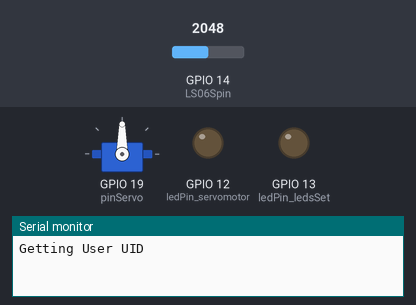
A sketch run on a simulated ESP32. On the bench: servo, output pins drawn as LEDs (lit = HIGH), the last lines printed to the serial monitor. The test bench sets the inputs (shaded band); at power-on: GPIO 14 (LS06Spin) = 2048. The Firebase database answers and starts empty.

Above: at 0.1 s.
At 2.35 s:
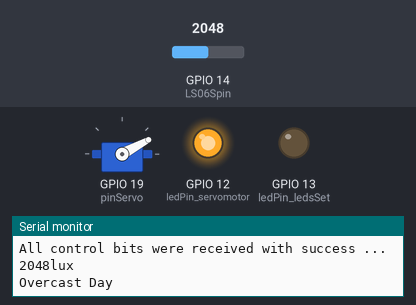
At 4.45 s:
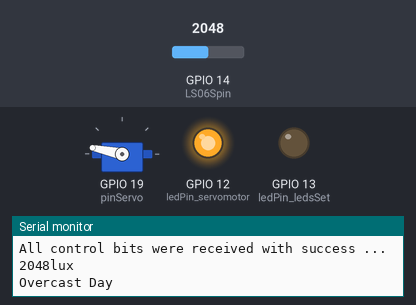
At 9.3 s:
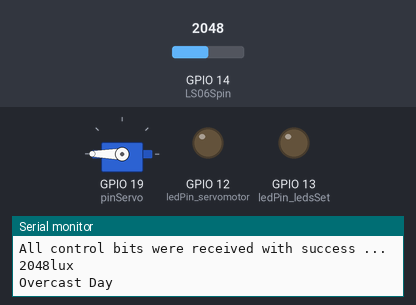
Timing chart, 0 to 10.8 s (numbered marks = the images above):
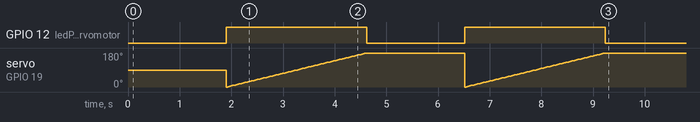

The sketch:

first_esp32.ino
```cpp
#include <Arduino.h>
#include <time.h>
// Firebase
#include <WiFi.h>
#include <Firebase_ESP_Client.h>

//Define Firebase Data object
FirebaseData fbdo;

FirebaseAuth auth;
FirebaseConfig config;

FirebaseJson json;

//Provide the token generation process info.
#include "addons/TokenHelper.h"
//Provide the RTDB payload printing info and other helper functions.
#include "addons/RTDBHelper.h"

// Insert your network credentials
#define WIFI_SSID "Vodafone-E346D8"                            // "MEO-CFA840"
#define WIFI_PASSWORD "fA9dxnpg3f2mdA8z"                       // "cc3c2f82a9"

// Insert Firebase project API Key
#define API_KEY "AIzaSyAezyy-fegJ-YCqFSXooVQwXSUMzU21-vQ"

// Insert RTDB URLefine the RTDB URL */
#define DATABASE_URL "https://dam20222023-d7271-default-rtdb.europe-west1.firebasedatabase.app/"


unsigned long sendDataPrevMillis = 0;
unsigned long timerDelay = 180000;


//

// Servomotor
#include <Servo.h>
Servo myservo;
int pinServo = 19;

int ledPin_servomotor = 12;
int ledPin_ledsSet = 13;

int LS06Spin = 14;
int value = 0;
int levelLux = 0;

//////////////////////////////////////////////////////

int freq = 500;    //2500
int pinBuzzer = 25;

////////////////////////////////////////////////////////////////////////

//int get_


////////////////////////////////////////////////////////////////////////


int * delimiter_values_first_system(){

  int buzzer_freq = 0;
  int thresh_lower_lux = 0;
  int thresh_upper_lux = 0;

  static int limits_first[3];

  if (Firebase.RTDB.getInt(&fbdo, "/rulesChicken/buzzer_freq")) {   // change and complete
      if (fbdo.dataType() == "int") {
        buzzer_freq = fbdo.intData();
        limits_first[0] = buzzer_freq;

      }
  }

  if (Firebase.RTDB.getInt(&fbdo, "/rulesChicken/rluminositymin")) {   // change and complete
      if (fbdo.dataType() == "int") {
        thresh_lower_lux = fbdo.intData();
        limits_first[1] = thresh_lower_lux;

      }
  }

  if (Firebase.RTDB.getInt(&fbdo, "/rulesChicken/rluminositymax")) {   // change and complete
      if (fbdo.dataType() == "int") {
        thresh_upper_lux = fbdo.intData();
        limits_first[2] = thresh_upper_lux;

      }
  }

  return limits_first;

}

////////////////////////////////////////////////////////////////////////


int * read_all_states(){
 // Read from firebase all the states from the sensors/actuators within third subsystem

    int lux_activ = 0;
    int door_servo_activ = 0;
    int buzzer_activ = 0;

    bool got_lux = false;
    bool got_servo = false;
    bool got_buzzer = false;

    static int control_data_first[3];

    if (Firebase.RTDB.getInt(&fbdo, "/spaFirebase/lux")) {
      if (fbdo.dataType() == "int") {
        lux_activ = fbdo.intData();
        Serial.println(lux_activ);
        control_data_first[0] = lux_activ;
        got_lux = true;
      }
    }
    else {
      Serial.println(fbdo.errorReason());
    }

    if (Firebase.RTDB.getInt(&fbdo, "/spaFirebase/door_servo")) {
      if (fbdo.dataType() == "int") {
        door_servo_activ = fbdo.intData();
        Serial.println(door_servo_activ);
        control_data_first[1] = door_servo_activ;
        got_servo = true;
      }
    }
    else {
      Serial.println(fbdo.errorReason());
    }

    if (Firebase.RTDB.getInt(&fbdo, "/spaFirebase/buzzer")) {    // cut  off this one
      if (fbdo.dataType() == "int") {
        buzzer_activ = fbdo.intData();
        Serial.println(buzzer_activ);
        control_data_first[2] = buzzer_activ;
        got_buzzer = true;
      }
    }
    else {
      Serial.println(fbdo.errorReason());
    }

    if(got_buzzer && got_lux && got_servo){
        Serial.println("All control bits were received with success ...");
    }else{
        Serial.println("Error receiving control bits. Trying again ...");
        control_data_first[0] = -100;
        control_data_first[1] = -100;
        control_data_first[2] = -100;
    }


 // return array with those states
 return control_data_first;
}


////////////////////////////////////////////////////////////////////////

void buzzer_on(boolean stateBuzzer, int pinBuzzer, int freq){
  if(stateBuzzer){
    Serial.println("Buzzer on");
    ledcSetup(1, freq, 8);
    ledcAttachPin(pinBuzzer, 1);
    ledcWrite(1, 100);
  }else{
    Serial.println("Buzzer off");
    ledcWrite(1, 0);
  }
}

void control_buzzer(int pinBuzzer, int freq){
   buzzer_on(true, pinBuzzer, freq);
//   Firebase.setString(fbdo, "/ESP32_APP/BUZZER", "ON");

   json.set("/ESPChicken/actuators/buzzer", "ON");

   delay(5000);
   buzzer_on(false, pinBuzzer, freq);
//   Firebase.setString(fbdo, "/ESP32_APP/BUZZER", "OFF");

   json.set("/ESPChicken/actuators/buzzer", "OFF");

}

//////////////////////////////////////////////////////

void initialize(){
  myservo.attach(pinServo);  // attaches the servo on pin 13 to the servo object

  pinMode (ledPin_servomotor, OUTPUT);
  pinMode (ledPin_ledsSet, OUTPUT);
}

void firebase_init(){
  config.api_key = API_KEY;

  // Assign the RTDB URL (required)
  config.database_url = DATABASE_URL;

  Firebase.reconnectWiFi(true);
  fbdo.setResponseSize(4096);

  // Assign the callback function for the long running token generation task */
  config.token_status_callback = tokenStatusCallback; //see addons/TokenHelper.h

  // Assign the maximum retry of token generation
  config.max_token_generation_retry = 5;

  // Initialize the library with the Firebase authen and config
  Firebase.begin(&config, &auth);

  // Getting the user UID might take a few seconds
  Serial.println("Getting User UID");
  while ((auth.token.uid) == "") {
    Serial.print('.');
    delay(1000);
  }
}

void setup() {
  // put your setup code here, to run once:

  Serial.begin(115200);
  initialize();
  firebase_init();
}

int readLS06S(){
  value = analogRead(LS06Spin);    //21
  //Serial.println("Luminosidade: ");
  Serial.print(value);
  Serial.print("lux");
  Serial.println("\n");
  //bar.setLevel(value);
  delay(1000);

  //checkLuminosity(value);

  int ind_lux = 0;

  if(value >= 0.0001 && value < 0.0011){
    Serial.println("Overcast Night");
    ind_lux = 1;
  }else if(value >= 0.0011 && value < 0.0108){
    Serial.println("Starlight");
    ind_lux = 2;
  }else if(value >= 0.0108 && value < 0.108){
    Serial.println("Quarter Moon");
    ind_lux = 3;
  }else if(value >= 0.108 && value < 1.08){
    Serial.println("Full Moon");
    ind_lux = 4;
  }else if(value >= 1.08 && value < 10.8){    //
    Serial.println("Deep Twilight");
    ind_lux = 5;
  }else if(value >= 10.8 && value < 107){
    Serial.println("Twilight");
    ind_lux = 6;
  }else if(value >= 107 && value < 1075){
    Serial.println("Very Dark Day");
    ind_lux = 7;
  }else if(value >= 1075 && value < 10752){    //
    Serial.println("\nOvercast Day");
    ind_lux = 8;
  }else if(value >= 10752 && value < 107527){
    Serial.println("\nFull Daylight");
    ind_lux = 9;
  }else if(value >= 107527){
    Serial.println("\nSunlight");
    ind_lux = 10;
  }else{     // lux_value < 0.0001
    Serial.println("Error reading lux sensor !!!");
  }

  return ind_lux;
}

void control_servomotor(){

  for (int pos = 0; pos <= 180; pos += 1) { // goes from 0 degrees to 180 degrees
    // in steps of 1 degree
    myservo.write(pos);              // tell servo to go to position in variable 'pos'
    delay(15);                       // waits 15ms for the servo to reach the position
  }
}

//int getIntFromChr(char* charsToInt){
//  int int_value = 0;
//
//  for( size_t i = 0; i < sizeof(charsToInt); i++){
//    int_value += (charsToInt[i])*(10^(sizeof(charsToInt)-(i+1)));
//  }
//
//  return int_value;
//}
//
//float getFloatFromChr(char* charToFloat){
//  float float_value = 0;
//  int part_int = 0;
//  int part_dec = 0;
//
//  bool dot = false;
//  bool decim = false;
//
//  int n_dig_bef_dot = 0;
//  int n_dig_after_dot = 0;
//
//  int count_bef = 0;
//  int count_after = 0;
//
//  for( size_t i = 0; i < sizeof(charToFloat); i++){
//    if(charToFloat[i] == '.'){
//      dot = true;
//      decim = true;
//    }else{
//      if(decim == false){
//        count_bef += 1;
//      }else{
//        count_after += 1;
//      }
//    }
//  }
//
//  dot = false;
//  decim = false;
//
//
//  for( size_t i = 0; i < sizeof(charToFloat); i++){
//    if(charToFloat[i] == '.'){
//      dot = true;
//      decim = true;
//    }else{
//      if(decim == false){
//        part_int += (charToFloat[i])*(10^(n_dig_bef_dot-(count_bef+1)));
//        count_bef += 1;
//      }else{
////        part_float += int(value[i])*(10^(n_dig_after_dot-(count_after+1)));
////        count_after += 1;
//        Serial.println("Just analysing integer part");
//
//      }
//    }
//  }
//
//  float_value = part_int;      // + part_float/n_dig_after_dot;
//
//  return float_value;
//}


//void send_to_firebase(fbdo fbdo, char* topic, char* value, String time_now){
//
//// String value, String time_now){
//
//   bool number_flag = true;
//   bool isint = false;
//   bool isfloat = false;
//
//   /* Ensure that input is a number */
//   for( size_t i = 0; i < sizeof(value); i++){
//        if( !isdigit(value[i])){
//            number_flag = false;
//            break;
//        }
//   }
//
//   if(number_flag == true){
//      if(strchr(value, '.') != NULL){
//        isfloat = true;
//      }else{
//        isint = true;
//      }
//   }
//
//   if (Firebase.ready() && signupOK && (millis() - sendDataPrevMillis > 15000 || sendDataPrevMillis == 0)){
//    sendDataPrevMillis = millis();
//
//    if(isint == true){
//      int count = getIntFromChr(value);    // int(value)
//      if (Firebase.RTDB.setInt(&fbdo, topic, count)){    // "test/int"
//        Serial.println("PASSED");
//      }else{
//        Serial.println("FAILED");
//      }
//    }
//
//    if(isfloat == true){
//  //    float count = getFloatFromChr(value);   // round(float(value),2)
//      int count = getIntFromChr(value);
//
//      if (Firebase.RTDB.setFloat(&fbdo, topic, count)){
//        Serial.println("PASSED");
//      }else{
//        Serial.println("FAILED");
//      }
//    }
//  }
//}


void loop() {

  if (Firebase.ready() && (millis() - sendDataPrevMillis > timerDelay || sendDataPrevMillis == 0)){
    sendDataPrevMillis = millis();


    // when morning // servomotor on // led on // buzzer on
    // control_buzzer(pinBuzzer, freq)


    int * control_data_first = read_all_states();

    int * delims_first = delimiter_values_first_system();

    if(control_data_first[0] != -100){
       levelLux = readLS06S();
    }

    int freq = delims_first[0];
    int lower_lux = delims_first[1];
    int upper_lux = delims_first[2];


  //  String levelLuxStr = String(levelLux);
  //
  //  String topicLux = "ESP1/lux";
  //
  //  time_t t = time(NULL);
  //  struct tm tm = *localtime(&t);
  //  const char *h_str = "";
  //  const char *mins_str = "";
  //  const char *sec_str = "";
  //
  //  sprintf(h_str, "%d", tm.tm_hour);
  //  sprintf(mins_str, "%d", tm.tm_min);
  //  sprintf(sec_str, "%d", tm.tm_sec);
  //
  //
  //  const char *time_now = "";
  //
  ////  const char *h_str = hours;
  ////  const char *mins_str = minutes;
  ////  const char *sec_str = sec;
  //
  //  if(sizeof(h_str) == 1){
  //    h_str = strcat("0", h_str);
  //  }
  //
  //  if(sizeof(mins_str) == 1){
  //    mins_str = strcat("0", mins_str);
  //  }
  //
  //  if(sizeof(sec_str) == 1){
  //    sec_str = strcat("0", sec_str);
  //  }
  //
  //
  //  time_now = strcat(time_now, h_str);
  //  time_now = strcat(time_now, ":");
  //  time_now = strcat(time_now, mins_str);
  //  time_now = strcat(time_now, ":");
  //  time_now = strcat(time_now, sec_str);

  //  send_to_firebase(fbdo, topicLux, levelLuxStr, time_now);


   // digitalWrite(ledPin_servomotor, HIGH);


    if(control_data_first[2] != -100){

      if(levelLux <= lower_lux){     // 5
     //   Firebase.setString(fbdo, "/ESP32_APP/LUX", "LOW");
        json.set("/ESPChicken/sensors/lux", "LOW");
        digitalWrite(ledPin_ledsSet, HIGH);
        control_buzzer(pinBuzzer, freq);
      }else{
        digitalWrite(ledPin_ledsSet, LOW);

        if(levelLux > lower_lux && levelLux < upper_lux){      // 5 // 8
     //     msg = "MEAN"
     //     Firebase.setString(fbdo, "/ESP32_APP/LUX", "MEAN");
          json.set("/ESPChicken/sensors/lux", "MEAN");
        }else{
      //    msg = "HIGH"
    //      Firebase.setString(fbdo, "/ESP32_APP/LUX", "HIGH");
          json.set("/ESPChicken/sensors/lux", "HIGH");
        }
      }
    }

    if(control_data_first[1] != -100){

       // Control servomotor by the moment of the day
       // Open servomotor if it´s morning (like 7 a.m.)

        digitalWrite(ledPin_servomotor, HIGH);

        json.set("/ESPChicken/actuators/servmDoorNight", "true");
        control_servomotor();
        digitalWrite(ledPin_servomotor, LOW);

        json.set("/ESPChicken/actuators/servmDoorNight", "false");
    }
  }
}
```

Measured:
- by itself, GPIO 12 (ledPin_servomotor): alternates HIGH for 2.7 s and LOW for 1.9 s, 4 changes in all, then stays LOW
